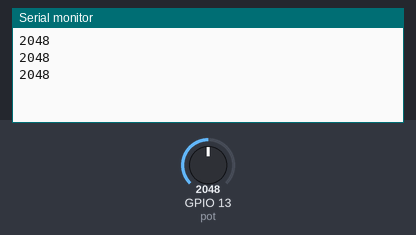
Recording of a sketch running on a simulated ESP32. On the bench: the last lines printed to the serial monitor. The test bench sets the inputs (shaded band); at power-on: GPIO 13 (pot) = 2048.

Above: at 1.3 s.
1.4 s: GPIO 13 (pot) set to 2866
At 1.9 s:
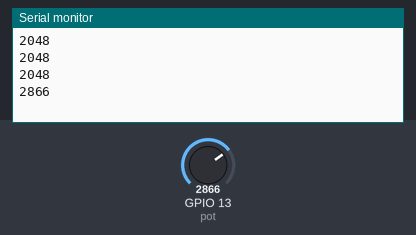
2.9 s: GPIO 13 (pot) set to 3603
At 3.4 s:
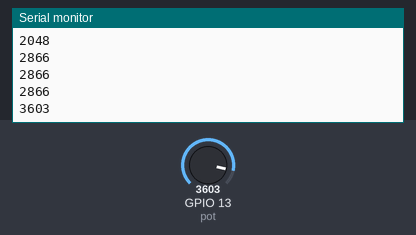
Timing chart, 0 to 5.9 s (numbered marks = the images above; inputs shaded):
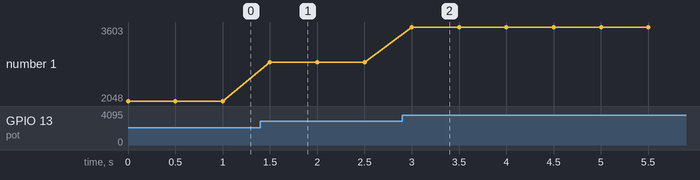

Measured:
- after the input at 1.4 s, the serial monitor: prints a new line after 0.10 s (image 1)
- after the input at 2.9 s, the serial monitor: prints a new line after 0.10 s (image 2)
- plotted number 1: 2048 → 2866 after the input at 1.4 s, 2866 → 3603 after the input at 2.9 s

The sketch:

v0.1_Leitura_de_ADC.ino
```cpp
int pot;

void setup() {
  Serial.begin(115200);  //Habilitar comunicação serial ESP32
  pinMode(13, INPUT);
}

void loop() {
  pot = analogRead(13);  //Leitura potenciometro pino 13
  Serial.println(pot);
  delay(500);  //500ms
}
```
